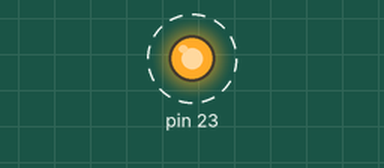
This sketch was run on a simulated Arduino Uno, built with avr-gcc and run on an emulated ATmega328P. Shown: output pins drawn as LEDs (lit = HIGH). Dashed ring = blinking.

Above: at 0.1 s.
Timing chart, 0 to 3.0 s (numbered marks = the images above):
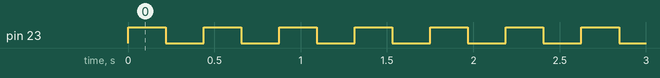

Measured:
- by itself, pin 23: alternates HIGH for 0.22 s and LOW for 0.22 s

The sketch:

ANSI-C_BlinkDEBUG.ino
```cpp
void NewDelay(unsigned long); // changed from char to long

void setup() {
  unsigned char *portDDRB;
  portDDRB = (unsigned char *) 0x24;
  *portDDRB |= 0x80;
}

void loop() {
  unsigned char *portB;
  portB = (unsigned char *) 0x25;
  *portB |= 0x80;
  NewDelay(100);
  *portB &= 0x7F;
  NewDelay(100);
}

void NewDelay(unsigned long mSecondsApx) { // changed from char to long
  volatile unsigned long i; // changed from char to long
  unsigned long endTime = 1000*mSecondsApx;
  for (i = 0; i < endTime; i++);
}
```
